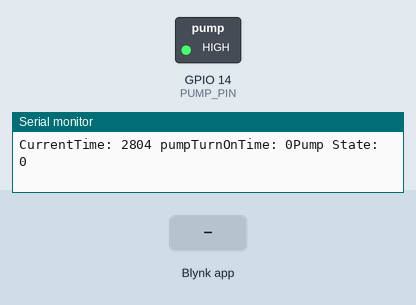
Simulated run of this sketch. Board: ESP32. Parts: switched loads named in the sketch (green lamp = pin HIGH), the last lines printed to the serial monitor. Dashed ring = blinking. The test bench sets the inputs (shaded band). WiFi joins after 1.5 s; servers stay silent unless stated.

Above: at 3.0 s.
3.1 s: Blynk app writes 0 to V2
At 4.5 s:
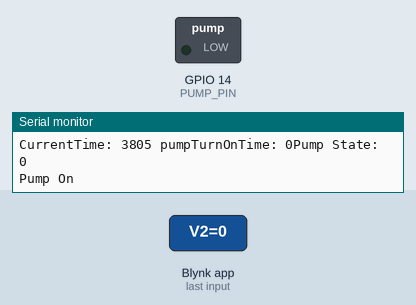
5.3 s: Blynk app writes 0 to V1
At 6.1 s:
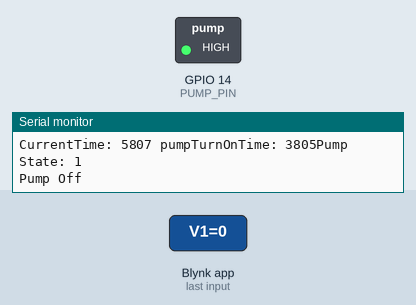
8.3 s: Blynk app writes 1 to V1
At 10.5 s:
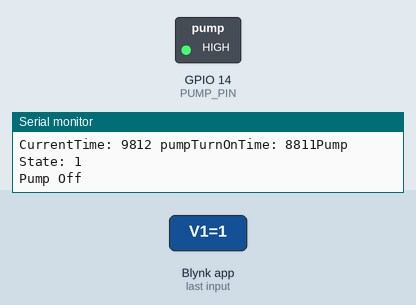
Timing chart, 0 to 18.3 s (numbered marks = the images above; inputs shaded):
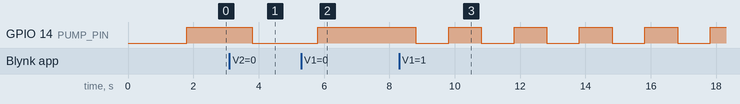

Measured:
- after the input at 3.1 s, GPIO 14 (PUMP_PIN): HIGH → LOW after 0.71 s
- after the input at 5.3 s, GPIO 14 (PUMP_PIN): LOW → HIGH after 0.51 s
- after the input at 8.3 s, GPIO 14 (PUMP_PIN): alternates HIGH for 1.0 s and LOW for 1.0 s, starting after 0.51 s

The sketch:

CommunityAeroponics.ino
```cpp
#include <WiFi.h>
#include <WiFiClient.h>
#include <BlynkSimpleEsp32.h>
#include <String.h>

#define BLYNK_TEMPLATE_ID "TMPL2gx05hjzT"
#define BLYNK_TEMPLATE_NAME "Community Aeroponics"
#define BLYNK_AUTH_TOKEN "MK5si3ywY4omTNDwmAdihBwTXO6rXOc2"

#define PUMP_PIN 14

BlynkTimer timer;

// These variables are set from blynk.
unsigned long pumpRunTime = 5000; // How long the pump runs for
unsigned long pumpTurnOnInterval = 10000; // How often to turn on the pump

unsigned long lastTimePumpRun = 0;
unsigned long pumpTurnOnTime = 0;

const char* ssid = "akili_factory";
const char* pass = "akili_factory";

bool pumpState = false;

// Gets pump runtime set by user
BLYNK_WRITE(V1)
{
  unsigned long runTime = param.asInt() * 1000UL; // convert from seconds to milliseconds
  pumpRunTime = runTime;
}

// Gets interval at which pump should be turned on
BLYNK_WRITE(V2)
{
  unsigned long interval = param.asInt() * 60UL * 1000UL; // convert from minutes to milliseconds
  pumpTurnOnInterval = interval;
}

// This function sends values
void myTimerEvent()
{
  if (pumpState)
    Blynk.virtualWrite(V0, "PUMP ON");
  else
    Blynk.virtualWrite(V0, "PUMP OFF");
}

void setup() {
  Serial.begin(115200);
  Blynk.begin(BLYNK_AUTH_TOKEN, ssid, pass);

  pinMode(PUMP_PIN, OUTPUT);
  digitalWrite(PUMP_PIN, HIGH); // Turn off the pump

  timer.setInterval(1000L, myTimerEvent);
}

void loop() {
  Blynk.run();
  timer.run();

  unsigned long currentTime = millis();

  Serial.print("CurrentTime: ");
  Serial.print(currentTime);
  Serial.print(" pumpTurnOnTime: ");
  Serial.print(pumpTurnOnTime);
  Serial.print("Pump State: ");
  Serial.println(pumpState);

  if (pumpState == false && currentTime - lastTimePumpRun >= pumpTurnOnInterval) {

    digitalWrite(PUMP_PIN, LOW);
    Serial.println("Pump On");
    pumpState = true;
    pumpTurnOnTime = currentTime;
    lastTimePumpRun = currentTime;
  }

  if (pumpState == true && (currentTime - pumpTurnOnTime >= pumpRunTime)) {
    // turn off time after an runTime interval
    Serial.println("Pump Off");

    digitalWrite(PUMP_PIN, HIGH);
    pumpState = false;
    lastTimePumpRun = currentTime;
  }

  delay(1000);
}
```
